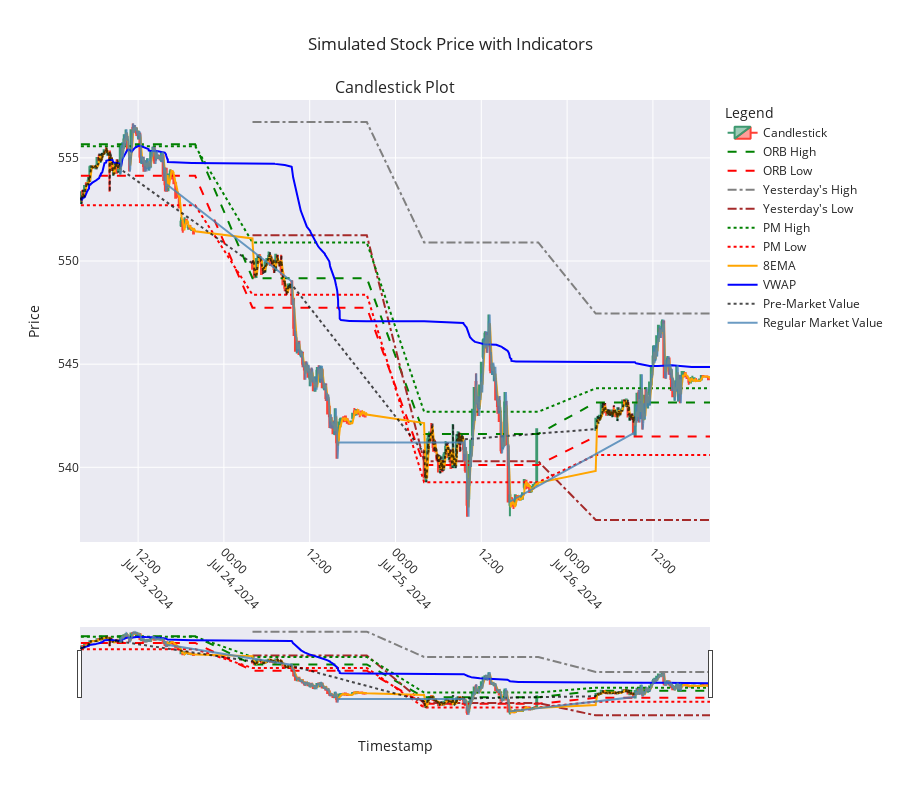

The notebook cell this image was saved under:
### Markdown cell above
# Candlestick Chart with Indicators

This cell generates an interactive candlestick chart using Plotly, enriched with various technical indicators to provide insights into stock price movements. The chart includes:

- **Candlestick Data**: Visual representation of open, high, low, and close prices for each interval.
- **Indicators**:
    - **ORB High/Low**: Opening Range Breakout levels.
    - **Yesterday's High/Low**: Previous day's high and low prices.
    - **PM High/Low**: Pre-market high and low prices.
    - **8EMA**: Exponential Moving Average with a period of 8.
    - **VWAP**: Volume Weighted Average Price.
- **Session Data**:
    - Pre-market and regular market sessions are distinguished with separate line plots for their respective closing prices.

The chart is interactive, allowing users to hover over data points for detailed information and toggle between different views for better analysis.

### Code cell
from plotly.subplots import make_subplots
import plotly.graph_objects as go
import plotly.express as px
from generate_candlestick_df import generate_candlestick

# Generate candlestick data
candlestick_data = generate_candlestick(retrieved_data, intervalAmt) # change this to change the interval on the candlestick chart
candlestick_data.set_index('Timestamp', inplace=True)

def plot_candlestick_with_indicators(candlestick_data, simulated_data):
    # Create a figure with a single subplot
    fig = make_subplots(rows=1, cols=1, shared_xaxes=True, 
                        vertical_spacing=0.1, 
                        subplot_titles=("Candlestick Plot",))
    # Add candlestick traces
    fig.add_trace(go.Candlestick(
        x=candlestick_data.index,
        open=candlestick_data['Open'],
        high=candlestick_data['High'],
        low=candlestick_data['Low'],
        close=candlestick_data['Close'],
        name='Candlestick',
        opacity=1
    ), row=1, col=1)

    # Add indicators to the candlestick plot
    fig.add_trace(go.Scatter(
        x=simulated_data['Timestamp'],
        y=simulated_data['ORB_High'],
        mode='lines',
        name='ORB High',
        line=dict(color='green', dash='dash')
    ), row=1, col=1)

    fig.add_trace(go.Scatter(
        x=simulated_data['Timestamp'],
        y=simulated_data['ORB_Low'],
        mode='lines',
        name='ORB Low',
        line=dict(color='red', dash='dash')
    ), row=1, col=1)

    fig.add_trace(go.Scatter(
        x=simulated_data['Timestamp'],
        y=simulated_data['Yest_High'],
        mode='lines',
        name="Yesterday's High",
        line=dict(color='gray', dash='dashdot')
    ), row=1, col=1)
    
    fig.add_trace(go.Scatter(
        x=simulated_data['Timestamp'],
        y=simulated_data['Yest_Low'],
        mode='lines',
        name="Yesterday's Low",
        line=dict(color='brown', dash='dashdot')
    ), row=1, col=1)

    fig.add_trace(go.Scatter(
        x=simulated_data['Timestamp'],
        y=simulated_data['PM_High'],
        mode='lines',
        name='PM High',
        line=dict(color='green', dash='dot')
    ), row=1, col=1)

    fig.add_trace(go.Scatter(
        x=simulated_data['Timestamp'],
        y=simulated_data['PM_Low'],
        mode='lines',
        name='PM Low',
        line=dict(color='red', dash='dot')
    ), row=1, col=1)

    fig.add_trace(go.Scatter(
        x=simulated_data['Timestamp'],
        y=simulated_data['8EMA'],
        mode='lines',
        name='8EMA',
        line=dict(color='orange')
    ), row=1, col=1)

    fig.add_trace(go.Scatter(
        x=simulated_data['Timestamp'],
        y=simulated_data['VWAP'],
        mode='lines',
        name='VWAP',
        line=dict(color='blue')
    ), row=1, col=1)

    # Add PM and Regular Market values
    fig.add_trace(go.Scatter(
        x=simulated_data[simulated_data['Session'] == 'PM']['Timestamp'],
        y=simulated_data[simulated_data['Session'] == 'PM']['Close'],
        mode='lines',
        name='Pre-Market Value',
        line=dict(color='black', dash='dot'),
        opacity=0.7
    ), row=1, col=1)
    
    fig.add_trace(go.Scatter(
        x=simulated_data[simulated_data['Session'] == 'Regular Market']['Timestamp'],
        y=simulated_data[simulated_data['Session'] == 'Regular Market']['Close'],
        mode='lines',
        name='Regular Market Value',
        line=dict(color='steelblue'),
        opacity=0.8
    ), row=1, col=1)

    # Update layout for better appearance
    fig.update_layout(
        title="Simulated Stock Price with Indicators",
        xaxis_title="Timestamp",
           yaxis_title="Price",
        legend_title="Legend",
        xaxis=dict(tickangle=45),
        template="seaborn",
        hovermode='x unified',
        height=800  # Make the graph taller
    )

    # Show the plot
    fig.show()

# Example usage
plot_candlestick_with_indicators(candlestick_data, retrieved_data)

### Figure 1 — Plotly figure (JSON) as saved in the notebook; plotly's stock layout.template omitted (floating-point values rounded to 4 significant figures; data arrays with more than 128 entries replaced by an {"elided": "..."} marker saying what was removed)
{"data": [{"close": {"elided": "256 float values"}, "high": {"elided": "256 float values"}, "low": {"elided": "256 float values"}, "name": "Candlestick", "opacity": 1, "open": {"elided": "256 float values"}, "type": "candlestick", "x": {"elided": "256 str values"}, "xaxis": "x", "yaxis": "y"}, {"line": {"color": "green", "dash": "dash"}, "mode": "lines", "name": "ORB High", "type": "scatter", "x": {"elided": "3839 str values"}, "xaxis": "x", "y": {"elided": "3839 float values"}, "yaxis": "y"}, {"line": {"color": "red", "dash": "dash"}, "mode": "lines", "name": "ORB Low", "type": "scatter", "x": {"elided": "3839 str values"}, "xaxis": "x", "y": {"elided": "3839 float values"}, "yaxis": "y"}, {"line": {"color": "gray", "dash": "dashdot"}, "mode": "lines", "name": "Yesterday's High", "type": "scatter", "x": {"elided": "3839 str values"}, "xaxis": "x", "y": {"elided": "3839 float values"}, "yaxis": "y"}, {"line": {"color": "brown", "dash": "dashdot"}, "mode": "lines", "name": "Yesterday's Low", "type": "scatter", "x": {"elided": "3839 str values"}, "xaxis": "x", "y": {"elided": "3839 float values"}, "yaxis": "y"}, {"line": {"color": "green", "dash": "dot"}, "mode": "lines", "name": "PM High", "type": "scatter", "x": {"elided": "3839 str values"}, "xaxis": "x", "y": {"elided": "3839 float values"}, "yaxis": "y"}, {"line": {"color": "red", "dash": "dot"}, "mode": "lines", "name": "PM Low", "type": "scatter", "x": {"elided": "3839 str values"}, "xaxis": "x", "y": {"elided": "3839 float values"}, "yaxis": "y"}, {"line": {"color": "orange"}, "mode": "lines", "name": "8EMA", "type": "scatter", "x": {"elided": "3839 str values"}, "xaxis": "x", "y": {"elided": "3839 float values"}, "yaxis": "y"}, {"line": {"color": "blue"}, "mode": "lines", "name": "VWAP", "type": "scatter", "x": {"elided": "3839 str values"}, "xaxis": "x", "y": {"elided": "3839 float values"}, "yaxis": "y"}, {"line": {"color": "black", "dash": "dot"}, "mode": "lines", "name": "Pre-Market Value", "opacity": 0.7, "type": "scatter", "x": {"elided": "1320 str values"}, "xaxis": "x", "y": {"elided": "1320 float values"}, "yaxis": "y"}, {"line": {"color": "steelblue"}, "mode": "lines", "name": "Regular Market Value", "opacity": 0.8, "type": "scatter", "x": {"elided": "1560 str values"}, "xaxis": "x", "y": {"elided": "1560 float values"}, "yaxis": "y"}], "layout": {"annotations": [{"font": {"size": 16}, "showarrow": false, "text": "Candlestick Plot", "x": 0.5, "xanchor": "center", "xref": "paper", "y": 1, "yanchor": "bottom", "yref": "paper"}], "height": 800, "hovermode": "x unified", "legend": {"title": {"text": "Legend"}}, "title": {"text": "Simulated Stock Price with Indicators"}, "xaxis": {"anchor": "y", "domain": [0, 1], "tickangle": 45, "title": {"text": "Timestamp"}}, "yaxis": {"anchor": "x", "domain": [0, 1], "title": {"text": "Price"}}}}
